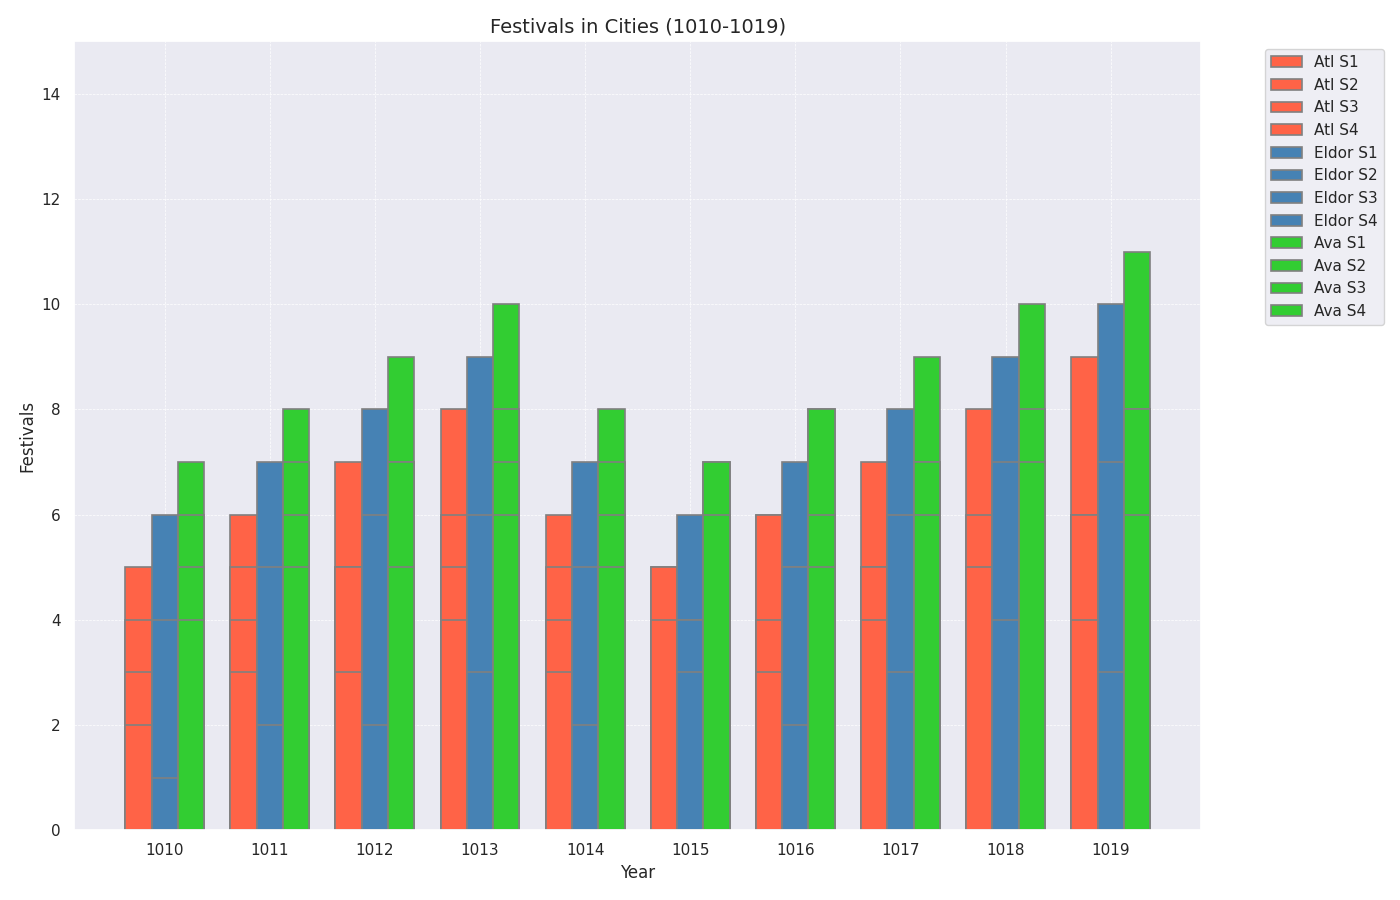

Here is the Python script that generated this plot:
import matplotlib.pyplot as plt
import numpy as np

years = np.arange(1010, 1020)
atlantis_festivals = np.array([[5, 4, 3, 2], [6, 5, 4, 3], [7, 5, 5, 3], [8, 6, 5, 4], [6, 5, 4, 3], 
                               [5, 5, 3, 4], [6, 6, 4, 3], [7, 5, 5, 4], [8, 5, 6, 5], [9, 6, 6, 4]])
el_dorado_festivals = np.array([[6, 3, 4, 1], [7, 4, 5, 2], [8, 4, 6, 2], [9, 5, 6, 3], [7, 4, 5, 2],
                                [6, 4, 4, 3], [7, 5, 5, 2], [8, 4, 6, 3], [9, 4, 7, 4], [10, 5, 7, 3]])
avalon_festivals = np.array([[7, 6, 5, 4], [8, 7, 6, 5], [9, 7, 7, 5], [10, 8, 7, 6], [8, 7, 6, 5],
                             [7, 7, 5, 6], [8, 8, 6, 5], [9, 7, 7, 6], [10, 7, 8, 7], [11, 8, 8, 6]])

colors = ['#FF6347', '#4682B4', '#32CD32']

fig, ax1 = plt.subplots(figsize=(14, 9))

cities = ['Atl', 'Eldor', 'Ava']
width = 0.25  # width of a single bar
x_offsets = np.arange(len(years))  # base x-axis positions

# Plot each city's bars next to each other
for i, (city_festivals, color, label) in enumerate(zip([atlantis_festivals, el_dorado_festivals, avalon_festivals], colors, cities)):
    for j in range(city_festivals.shape[1]):
        ax1.bar(x_offsets + i * width, city_festivals[:, j], width=width, 
                color=color, edgecolor='gray', linewidth=1.2, label=f'{label} S{j+1}' if city_festivals[j][0] else "")

ax1.set_xticks(x_offsets + width)
ax1.set_xticklabels(years)
ax1.legend(loc='upper left', bbox_to_anchor=(1.05, 1))
ax1.grid(True, linestyle='--', linewidth=0.5)

ax1.set_title('Festivals in Cities (1010-1019)', fontsize=14)
ax1.set_ylabel('Festivals')
ax1.set_xlabel('Year')
ax1.set_ylim(0, 15)

plt.tight_layout()
plt.show()
